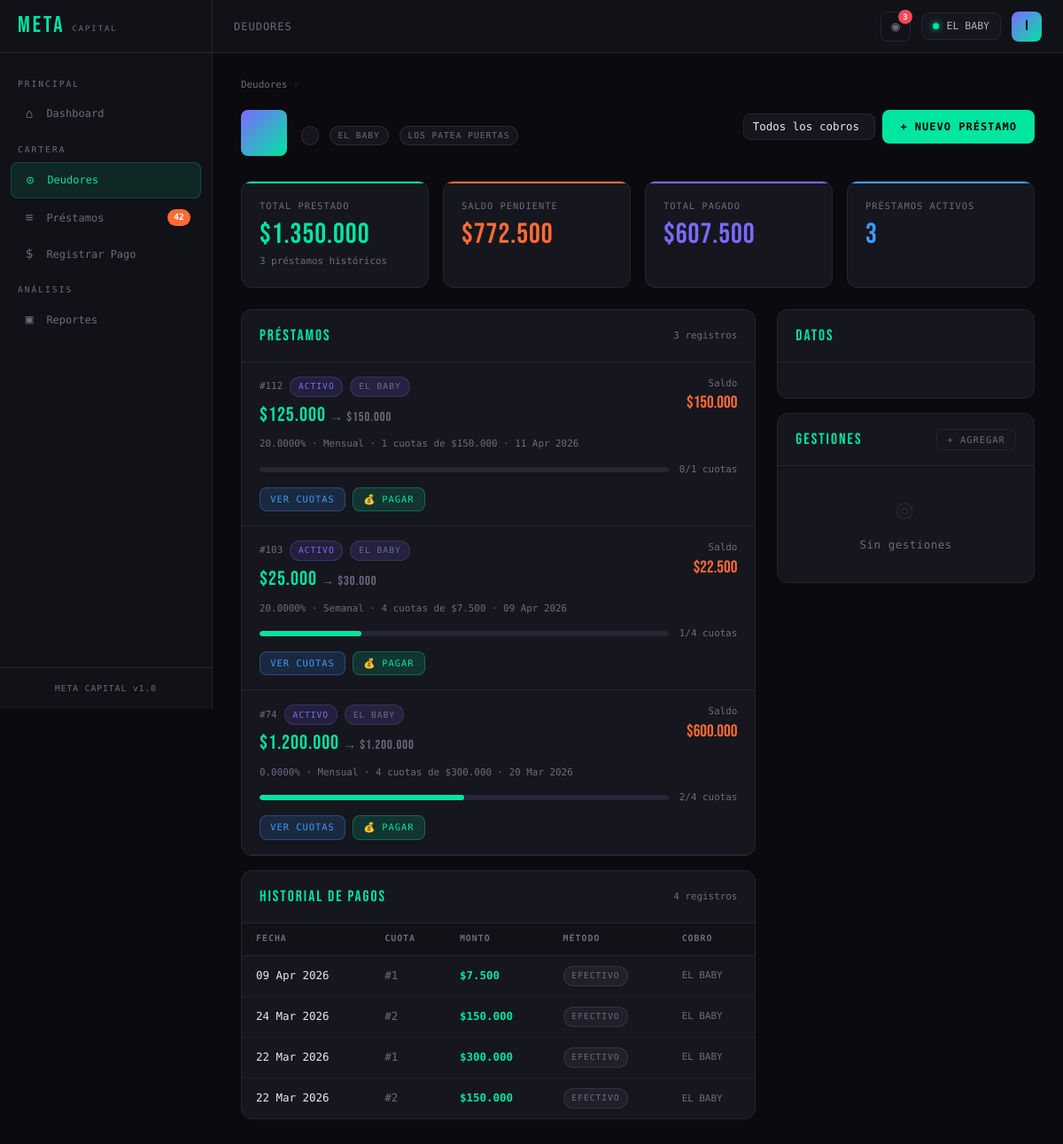
/pages/deudor_detalle.php?id=3 (signed in), run on the app's committed database.
### tables this page shows
CREATE TABLE `cobros` (
  `id` int(11) NOT NULL,
  `nombre` varchar(100) NOT NULL,
  `descripcion` varchar(255) DEFAULT NULL,
  `direccion` varchar(255) DEFAULT NULL,
  `telefono` varchar(20) DEFAULT NULL,
  `papeleria_pct` decimal(5,2) NOT NULL DEFAULT 10.00,
  `activo` tinyint(1) NOT NULL DEFAULT 1,
  `created_at` datetime NOT NULL DEFAULT current_timestamp(),
  `updated_at` datetime NOT NULL DEFAULT current_timestamp() ON UPDATE current_timestamp()
);

CREATE TABLE `prestamos` (
  `id` int(11) NOT NULL,
  `cobro_id` int(11) NOT NULL,
  `deudor_id` int(11) NOT NULL,
  `capitalista_id` int(11) DEFAULT NULL,
  `monto_prestado` decimal(15,2) NOT NULL,
  `tipo_interes` enum('porcentaje','valor_fijo') NOT NULL DEFAULT 'porcentaje',
  `interes_valor` decimal(15,4) NOT NULL DEFAULT 0.0000,
  `interes_calculado` decimal(15,2) NOT NULL DEFAULT 0.00,
  `total_a_pagar` decimal(15,2) NOT NULL,
  `frecuencia_pago` enum('diario','semanal','quincenal','mensual') NOT NULL DEFAULT 'mensual',
  `num_cuotas` int(11) NOT NULL DEFAULT 1,
  `valor_cuota` decimal(15,2) NOT NULL,
  `fecha_inicio` date NOT NULL,
  `fecha_fin_esperada` date NOT NULL,
  `cuenta_desembolso_id` int(11) DEFAULT NULL,
  `metodo_desembolso` enum('efectivo','transferencia','nequi','otro') DEFAULT 'efectivo',
  `saldo_pendiente` decimal(15,2) NOT NULL,
  `dias_mora` int(11) NOT NULL DEFAULT 0,
  `estado` enum('activo','en_mora','en_acuerdo','renovado','refinanciado','pagado','incobrable','anulado') NOT NULL DEFAULT 'activo',
  `fecha_acuerdo` date DEFAULT NULL,
  `fecha_compromiso` date DEFAULT NULL,
  `nota_acuerdo` varchar(255) DEFAULT NULL,
  `tipo_origen` enum('nuevo','renovacion','refinanciacion') NOT NULL DEFAULT 'nuevo',
  `prestamo_padre_id` int(11) DEFAULT NULL,
  `observaciones` text DEFAULT NULL,
  `papeleria_pct` decimal(5,2) DEFAULT NULL,
  `papeleria_monto` decimal(15,2) DEFAULT 0.00,
  `anulado_at` datetime DEFAULT NULL,
  `anulado_por` int(11) DEFAULT NULL,
  `editado_at` datetime DEFAULT NULL,
  `editado_por` int(11) DEFAULT NULL,
  `historial` text DEFAULT NULL,
  `usuario_id` int(11) DEFAULT NULL,
  `omitir_domingos` tinyint(1) NOT NULL DEFAULT 0,
  `created_at` datetime NOT NULL DEFAULT current_timestamp(),
  `updated_at` datetime NOT NULL DEFAULT current_timestamp() ON UPDATE current_timestamp()
);

CREATE TABLE `pagos` (
  `id` int(11) NOT NULL,
  `cobro_id` int(11) NOT NULL,
  `prestamo_id` int(11) NOT NULL,
  `cuota_id` int(11) NOT NULL,
  `deudor_id` int(11) NOT NULL,
  `monto_pagado` decimal(15,2) NOT NULL,
  `fecha_pago` date NOT NULL,
  `cuenta_id` int(11) DEFAULT NULL,
  `metodo_pago` enum('efectivo','banco') NOT NULL DEFAULT 'efectivo',
  `es_parcial` tinyint(1) NOT NULL DEFAULT 0,
  `referencia` varchar(100) DEFAULT NULL,
  `observacion` varchar(255) DEFAULT NULL,
  `usuario_id` int(11) DEFAULT NULL,
  `anulado` tinyint(1) NOT NULL DEFAULT 0,
  `anulado_at` datetime DEFAULT NULL,
  `anulado_por` int(11) DEFAULT NULL,
  `created_at` datetime NOT NULL DEFAULT current_timestamp()
);

CREATE TABLE `cuotas` (
  `id` int(11) NOT NULL,
  `prestamo_id` int(11) NOT NULL,
  `cobro_id` int(11) NOT NULL,
  `numero_cuota` int(11) NOT NULL,
  `fecha_vencimiento` date NOT NULL,
  `monto_cuota` decimal(15,2) NOT NULL,
  `monto_pagado` decimal(15,2) NOT NULL DEFAULT 0.00,
  `saldo_cuota` decimal(15,2) NOT NULL,
  `fecha_pago` date DEFAULT NULL,
  `estado` enum('pendiente','parcial','pagado','vencido','anulado') NOT NULL DEFAULT 'pendiente',
  `created_at` datetime NOT NULL DEFAULT current_timestamp(),
  `updated_at` datetime NOT NULL DEFAULT current_timestamp() ON UPDATE current_timestamp()
);

### pages/deudor_detalle.php (the view, shortened to what the rows shown need)
<?php
require_once __DIR__ . '/../config/auth.php';
$db    = getDB();
$id    = (int)($_GET['id'] ?? 0);
$stmtCobrosD = $db->prepare("
    SELECT c.id, c.nombre FROM cobros c
    JOIN deudor_cobro dc ON dc.cobro_id=c.id
    WHERE dc.deudor_id=? AND c.activo=1
    ORDER BY c.nombre
");
$stmtCobrosD->execute([$id]);
$cobrosDelDeudor = $stmtCobrosD->fetchAll();
$cobrosIds = array_column($cobrosDelDeudor, 'id');
$filtroCobro = (int)($_GET['cobro'] ?? 0);
$cobrosParaQuery = ($filtroCobro > 0 && in_array($filtroCobro, $cobrosIds))
    ? [$filtroCobro]
    : $cobrosIds;
$cobroIn = implode(',', array_map('intval', $cobrosParaQuery ?: [0]));
$stmtP = $db->prepare("
    SELECT p.*,
        co.nombre AS cobro_nombre,
        cap.nombre AS capitalista_nombre,
        (SELECT COUNT(*) FROM cuotas WHERE prestamo_id=p.id AND estado='pagado') AS cuotas_pagadas,
        (SELECT COUNT(*) FROM cuotas WHERE prestamo_id=p.id) AS cuotas_total
    FROM prestamos p
    JOIN cobros co ON co.id=p.cobro_id
    LEFT JOIN capitalistas cap ON cap.id=p.capitalista_id
    WHERE p.deudor_id=? AND p.cobro_id IN ($cobroIn)
    ORDER BY p.created_at DESC
");
$stmtP->execute([$id]);
$prestamos = $stmtP->fetchAll();
$stmtPag = $db->prepare("
    SELECT pg.*, cu.numero_cuota, co.nombre AS cobro_nombre
    FROM pagos pg
    JOIN cuotas cu ON cu.id=pg.cuota_id
    JOIN cobros co ON co.id=pg.cobro_id
    WHERE pg.deudor_id=? AND pg.cobro_id IN ($cobroIn)
      AND (pg.anulado=0 OR pg.anulado IS NULL)
    ORDER BY pg.fecha_pago DESC
    LIMIT 50
");
$stmtPag->execute([$id]);
$pagos = $stmtPag->fetchAll();
require_once __DIR__ . '/../includes/header.php';
?>
<div class="page-header page-header-row">
  <div style="display:flex;align-items:center;gap:1rem">
    <div>
      <div style="display:flex;gap:0.75rem;margin-top:0.35rem;flex-wrap:wrap">
        <?php
          $comp = $deudor['comportamiento'];
          $cc = match($comp) { 'bueno'=>'badge-green','regular'=>'badge-orange','clavo'=>'badge-red',default=>'badge-muted' };
        ?>
        <span class="badge <?= $cc ?>"><?= ucfirst($comp) ?></span>
        <?php foreach ($cobrosDelDeudor as $cb): ?>
        <span class="badge badge-muted" style="font-size:0.6rem"><?= htmlspecialchars($cb['nombre']) ?></span>
        <?php endforeach; ?>
      </div>
    </div>
  </div>
</div>
<div style="display:grid;grid-template-columns:2fr 1fr;gap:1.5rem">
  <div>
    <div class="card mb-2">
      <?php if (empty($prestamos)): ?>
        <div class="empty-state"><span class="empty-icon">◎</span><p>Sin préstamos registrados</p></div>
      <?php else: ?>
      <?php foreach ($prestamos as $p):
        $estadoClass = match($p['estado']) {
          'activo'       => 'badge-purple',
          'en_mora'      => 'badge-orange',
          'en_acuerdo'   => 'badge-blue',
          'pagado'       => 'badge-green',
          'renovado','refinanciado' => 'badge-muted',
          'incobrable'   => 'badge-red',
          default        => 'badge-muted'
        };
        $pct = $p['cuotas_total'] > 0 ? round($p['cuotas_pagadas']/$p['cuotas_total']*100) : 0;
      ?>
      <div style="padding:1rem 1.25rem;border-bottom:1px solid var(--border)">
        <div style="display:flex;justify-content:space-between;align-items:flex-start;margin-bottom:0.75rem">
          <div>
            <div style="display:flex;align-items:center;gap:0.5rem;margin-bottom:0.25rem;flex-wrap:wrap">
              <span class="text-mono text-xs text-muted">#<?= $p['id'] ?></span>
              <span class="badge <?= $estadoClass ?>"><?= strtoupper($p['estado']) ?></span>
              <?php if (count($cobrosDelDeudor) > 1 || !$filtroCobro): ?>
              <span class="badge badge-muted" style="font-size:0.6rem;background:rgba(124,106,255,.15)">
                <?= htmlspecialchars($p['cobro_nombre']) ?>
              </span>
              <?php endif; ?>
            </div>
            <div style="font-family:var(--font-display);font-size:1.4rem;letter-spacing:1px;color:var(--accent)">
              <?= fmt($p['monto_prestado']) ?>
              <span style="font-size:0.9rem;color:var(--muted)">→ <?= fmt($p['total_a_pagar']) ?></span>
            </div>
            <div class="text-mono text-xs text-muted mt-1">
              <?= $p['interes_valor'] ?><?= $p['tipo_interes']==='porcentaje'?'%':' fijo' ?> ·
              <?= ucfirst($p['frecuencia_pago']) ?> · <?= $p['num_cuotas'] ?> cuotas de <?= fmt($p['valor_cuota']) ?> ·
              <?= date('d M Y', strtotime($p['fecha_inicio'])) ?>
            </div>
          </div>
          <div style="text-align:right">
            <div class="text-mono text-xs text-muted">Saldo</div>
            <div style="font-family:var(--font-display);font-size:1.2rem;color:var(--warn)"><?= fmt($p['saldo_pendiente']) ?></div>
          </div>
        </div>
        <div style="display:flex;align-items:center;gap:0.75rem;margin-bottom:0.75rem">
          <div class="progress" style="flex:1">
            <div class="progress-bar <?= $p['estado']==='en_mora'?'orange':'' ?>" style="width:<?= $pct ?>%"></div>
          </div>
          <span class="text-mono text-xs text-muted"><?= $p['cuotas_pagadas'] ?>/<?= $p['cuotas_total'] ?> cuotas</span>
        </div>
        <div class="btn-group">
          <a href="/pages/prestamo_detalle.php?id=<?= $p['id'] ?>" class="btn btn-info btn-sm">Ver cuotas</a>
          <?php if (canDo('puede_registrar_pago') && in_array($p['estado'],['activo','en_mora','en_acuerdo'])): ?>
          <a href="/pages/pagos.php?prestamo=<?= $p['id'] ?>" class="btn btn-success btn-sm">💰 Pagar</a>
          <?php endif; ?>
        </div>
      </div>
      <?php endforeach; ?>
      <?php endif; ?>
    </div>
    <div class="card">
      <?php if (empty($pagos)): ?>
        <div class="empty-state"><span class="empty-icon">◈</span><p>Sin pagos registrados</p></div>
      <?php else: ?>
      <div class="table-wrap">
        <table>
          <thead>
            <tr>
              <th>Fecha</th>
              <th>Cuota</th>
              <th>Monto</th>
              <th>Método</th>
              <?php if (count($cobrosDelDeudor) > 1): ?><th>Cobro</th><?php endif; ?>
            </tr>
          </thead>
          <tbody>
            <?php foreach ($pagos as $pg): ?>
            <tr>
              <td class="text-mono"><?= date('d M Y', strtotime($pg['fecha_pago'])) ?></td>
              <td class="text-muted">#<?= $pg['numero_cuota'] ?></td>
              <td class="green text-mono fw-600"><?= fmt($pg['monto_pagado']) ?></td>
              <td><span class="badge badge-muted"><?= ucfirst($pg['metodo_pago']) ?></span></td>
              <?php if (count($cobrosDelDeudor) > 1): ?>
              <td class="text-xs text-muted"><?= htmlspecialchars($pg['cobro_nombre']) ?></td>
              <?php endif; ?>
            </tr>
            <?php endforeach; ?>
          </tbody>
        </table>
      </div>
      <?php endif; ?>
    </div>
  </div>
</div>
<?php
require_once __DIR__ . '/../includes/footer.php';
?>

### includes/header.php (shortened to what the rows shown need)
<!DOCTYPE html>
<html lang="es">
<head>
  <link rel="stylesheet" href="/assets/css/style.css">
</head>
<body>
<div class="layout">
  <header class="topbar">
    <div class="topbar-right">
      <?php
        $cobroNombre = '—';
        $cobro_id    = cobroActivo();
        if ($cobro_id) {
          $stmtC = getDB()->prepare("SELECT nombre FROM cobros WHERE id = ?");
          $stmtC->execute([$cobro_id]);
          $cobroNombre = $stmtC->fetchColumn() ?: '—';
        }
      ?>
      <div style="position:relative" id="campana-wrap">
        <button class="btn btn-ghost btn-sm" id="btn-campana"
                onclick="toggleNotifs()"
                style="position:relative;width:34px;height:34px;padding:0;display:flex;align-items:center;justify-content:center;font-size:1rem">
          <?php
            $db2 = getDB();
            $cid2 = cobroActivo();
          ?>
        </button>
            <?php
              if ($cid2 ?? false) {
                $nAll = $db2->prepare("SELECT a.*, d.nombre AS deudor_nombre, u.nombre AS cobrador FROM alertas_admin a LEFT JOIN deudores d ON d.id=a.deudor_id LEFT JOIN usuarios u ON u.id=a.usuario_id WHERE a.cobro_id=? AND a.leida=0 ORDER BY a.created_at DESC LIMIT 20");
                $nAll->execute([$cid2]);
                $notifs = $nAll->fetchAll();
                if (empty($notifs)) {
                  echo '<div style="padding:1.5rem;text-align:center;font-family:var(--font-mono);font-size:0.72rem;color:var(--muted)">Sin notificaciones</div>';
                } else {
                  foreach ($notifs as $n) {
                    $deudor = htmlspecialchars($n['deudor_nombre'] ?? '—');
                  }
                }
              }
            ?>
      </div>
      <div class="cobro-selector" onclick="openModal('modal-cobro')">
        <div class="dot-active"></div>
        <?= htmlspecialchars($cobroNombre) ?>
      </div>
      <div style="position:relative">
        <div class="user-avatar" data-dropdown="user-menu">
        </div>
      </div>
    </div>
  </header>
  <main class="content">

### data on the page
cobros: nombre "EL BABY"
cobros: nombre "LOS PATEA PUERTAS"
prestamos: id "112", estado "ACTIVO", cobro.nombre "EL BABY", monto_prestado "$125.000", total_a_pagar "$150.000", interes_valor "20.0000", frecuencia_pago "Mensual", num_cuotas "1", valor_cuota "$150.000", fecha_inicio "11 Apr 2026", saldo_pendiente "$150.000", cuotas_pagadas "0", cuotas_total "1"
prestamos: id "103", estado "ACTIVO", cobro.nombre "EL BABY", monto_prestado "$25.000", total_a_pagar "$30.000", interes_valor "20.0000", frecuencia_pago "Semanal", num_cuotas "4", valor_cuota "$7.500", fecha_inicio "09 Apr 2026", saldo_pendiente "$22.500", cuotas_pagadas "1", cuotas_total "4"
prestamos: id "74", estado "ACTIVO", cobro.nombre "EL BABY", monto_prestado "$1.200.000", total_a_pagar "$1.200.000", interes_valor "0.0000", frecuencia_pago "Mensual", num_cuotas "4", valor_cuota "$300.000", fecha_inicio "20 Mar 2026", saldo_pendiente "$600.000", cuotas_pagadas "2", cuotas_total "4"
pagos: fecha_pago "09 Apr 2026", cuota.numero_cuota "1", monto_pagado "$7.500", metodo_pago "EFECTIVO", cobro.nombre "EL BABY"
pagos: fecha_pago "24 Mar 2026", cuota.numero_cuota "2", monto_pagado "$150.000", metodo_pago "EFECTIVO", cobro.nombre "EL BABY"
pagos: fecha_pago "22 Mar 2026", cuota.numero_cuota "1", monto_pagado "$300.000", metodo_pago "EFECTIVO", cobro.nombre "EL BABY"
pagos: fecha_pago "22 Mar 2026", cuota.numero_cuota "2", monto_pagado "$150.000", metodo_pago "EFECTIVO", cobro.nombre "EL BABY"

### other printed values
$vencidas "42"
$pageSection ?: $pageTitle "DEUDORES"
$nAlertas "3"
substr($_SESSION['usuario_nombre'], 0, 1) "I"
fmt($totalPrestado) "$1.350.000"
count($prestamos) "3"
fmt($saldoTotal) "$772.500"
fmt($totalPagado) "$607.500"
count($prestamosActivos) "3"
count($pagos) "4"
